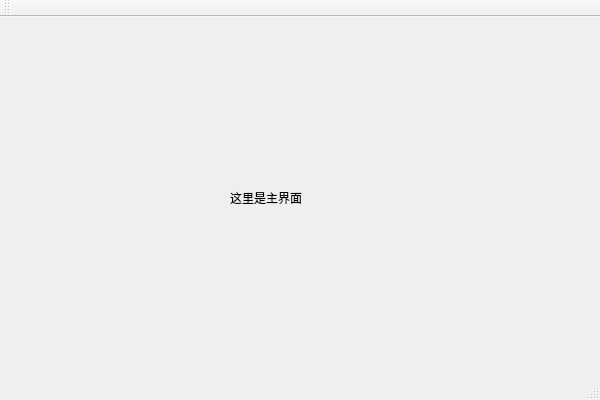
<?xml version="1.0" encoding="UTF-8"?>
<ui version="4.0">
 <class>testClass</class>
 <widget class="QMainWindow" name="testClass">
  <property name="geometry">
   <rect>
    <x>0</x>
    <y>0</y>
    <width>600</width>
    <height>400</height>
   </rect>
  </property>
  <property name="windowTitle">
   <string>test</string>
  </property>
  <widget class="QWidget" name="centralWidget">
   <widget class="QLabel" name="label">
    <property name="geometry">
     <rect>
      <x>230</x>
      <y>170</y>
      <width>121</width>
      <height>21</height>
     </rect>
    </property>
    <property name="text">
     <string>这里是主界面</string>
    </property>
   </widget>
  </widget>
  <widget class="QMenuBar" name="menuBar">
   <property name="geometry">
    <rect>
     <x>0</x>
     <y>0</y>
     <width>600</width>
     <height>23</height>
    </rect>
   </property>
  </widget>
  <widget class="QToolBar" name="mainToolBar">
   <attribute name="toolBarArea">
    <enum>TopToolBarArea</enum>
   </attribute>
   <attribute name="toolBarBreak">
    <bool>false</bool>
   </attribute>
  </widget>
  <widget class="QStatusBar" name="statusBar"/>
 </widget>
 <layoutdefault spacing="6" margin="11"/>
 <resources>
  <include location="test.qrc"/>
 </resources>
 <connections/>
</ui>
